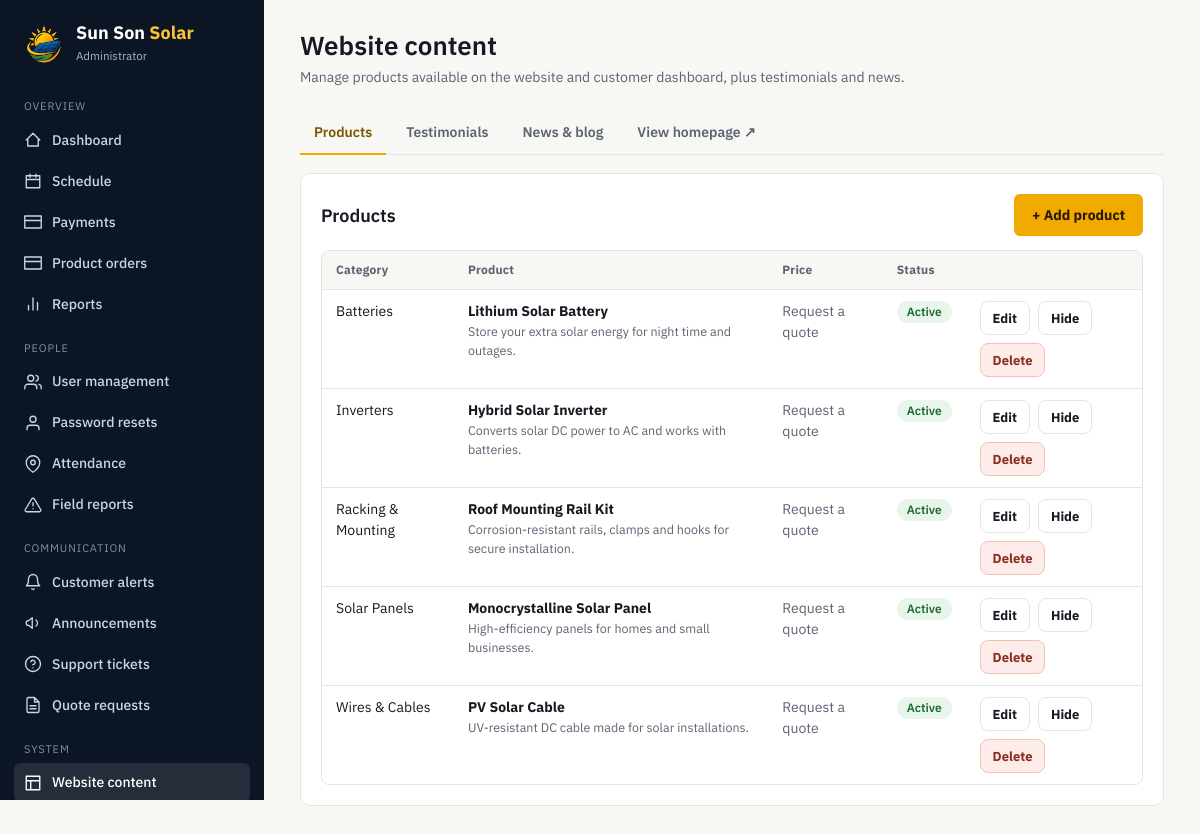
Page /admin_content.php (signed in) on the committed database.
### tables this page shows
CREATE TABLE products (
    id          INT UNSIGNED NOT NULL AUTO_INCREMENT PRIMARY KEY,
    category    VARCHAR(50)  NOT NULL,
    name        VARCHAR(120) NOT NULL,
    description VARCHAR(255) NOT NULL DEFAULT '',
    price       DECIMAL(10,2) NULL,
    is_active   TINYINT(1)   NOT NULL DEFAULT 1,
    created_at  TIMESTAMP    NOT NULL DEFAULT CURRENT_TIMESTAMP
);

### security.php (called while the page is built, shortened)
<?php
function e($value): string {
    return htmlspecialchars((string) $value, ENT_QUOTES, 'UTF-8');
}

### admin_content.php (the view, shortened to what this page needs)
<?php
require_once 'auth.php';
require_once 'layout.php';
$auth = require_auth(['admin']);
$tab = $_GET['tab'] ?? 'products';
$products = $conn->query('SELECT * FROM products ORDER BY category, name')->fetch_all(MYSQLI_ASSOC);
function content_toggle(string $action, int $id, bool $isOn, string $onLabel = 'Hide', string $offLabel = 'Show'): string {
    return '<form method="post" class="inline-form">' . csrf_field() . '<input type="hidden" name="action" value="' . e($action) . '"><input type="hidden" name="id" value="' . $id . '">'
        . '<button type="submit" class="button button-ghost button-sm">' . ($isOn ? $onLabel : $offLabel) . '</button></form>';
}
function content_delete(string $action, int $id): string {
    return '<form method="post" class="inline-form" data-confirm="Delete this permanently?">' . csrf_field() . '<input type="hidden" name="action" value="' . e($action) . '"><input type="hidden" name="id" value="' . $id . '">'
        . '<button type="submit" class="button button-danger button-sm">Delete</button></form>';
}
$json = fn(array $a) => e(json_encode($a, JSON_HEX_TAG | JSON_HEX_AMP | JSON_HEX_APOS | JSON_HEX_QUOT));
render_header($auth, 'Website content', 'admin_content.php', 'Manage products available on the website and customer dashboard, plus testimonials and news.');
?>
<div class="tabs">
  <a class="tab <?= $tab === 'products' ? 'active' : '' ?>" href="?tab=products">Products</a>
  <a class="tab <?= $tab === 'testimonials' ? 'active' : '' ?>" href="?tab=testimonials">Testimonials</a>
  <a class="tab <?= $tab === 'news' ? 'active' : '' ?>" href="?tab=news">News &amp; blog</a>
  <a class="tab" href="index.php" target="_blank" rel="noopener">View homepage ↗</a>
</div>
<?php if ($tab === 'products'): ?>
<div class="card">
  <div class="card-head"><h2>Products</h2><button class="button" type="button" data-open-modal="productModal" id="newProductBtn">+ Add product</button></div>
  <?php if (!$products): ?><div class="empty">No products yet.</div><?php else: ?>
  <div class="table-wrap"><table><thead><tr><th>Category</th><th>Product</th><th>Price</th><th>Status</th><th></th></tr></thead><tbody>
    <?php foreach ($products as $p): ?><tr>
      <td><?= e($p['category']) ?></td>
      <td><strong><?= e($p['name']) ?></strong><span class="sub"><?= e($p['description']) ?></span></td>
      <td><?= $p['price'] !== null ? e(peso($p['price'])) : '<span class="muted">Request a quote</span>' ?></td>
      <td><?= badge($p['is_active'] ? 'active' : 'inactive') ?></td>
      <td><div class="actions">
        <button type="button" class="button button-ghost button-sm js-edit-product" data-product="<?= $json(['id' => (int) $p['id'], 'category' => $p['category'], 'name' => $p['name'], 'description' => $p['description'], 'price' => $p['price']]) ?>">Edit</button>
        <?= content_toggle('toggle_product', (int) $p['id'], (bool) $p['is_active']) ?>
        <?= content_delete('delete_product', (int) $p['id']) ?>
      </div></td>
    </tr><?php endforeach; ?>
  </tbody></table></div><?php endif; ?>
</div>
<?php endif; ?>
<?php render_footer(); ?>

### layout.php (shortened to what this page needs)
<?php
require_once __DIR__ . '/functions.php';
function icon(string $name): string {
    static $paths = [
        'home' => 'M3 12l9-9 9 9M5 10v10h14V10',
        'calendar' => 'M3 5h18v16H3zM3 10h18M8 3v4M16 3v4',
        'bell' => 'M18 8a6 6 0 10-12 0c0 7-3 9-3 9h18s-3-2-3-9M13.7 21a2 2 0 01-3.4 0',
        'user' => 'M20 21v-2a4 4 0 00-4-4H8a4 4 0 00-4 4v2M12 11a4 4 0 100-8 4 4 0 000 8',
        'users' => 'M17 21v-2a4 4 0 00-4-4H5a4 4 0 00-4 4v2M9 11a4 4 0 100-8 4 4 0 000 8M23 21v-2a4 4 0 00-3-3.9M16 3.1a4 4 0 010 7.8',
        'history' => 'M12 8v4l3 2M3 12a9 9 0 109-9 9 9 0 00-6.4 2.6L3 8M3 3v5h5',
        'help' => 'M12 22a10 10 0 100-20 10 10 0 000 20M9.1 9a3 3 0 015.8 1c0 2-3 3-3 3M12 17h.01',
        'chart' => 'M18 20V10M12 20V4M6 20v-6',
        'cog' => 'M12 15a3 3 0 100-6 3 3 0 000 6M19.4 15a1.7 1.7 0 00.3 1.8l.1.1a2 2 0 11-2.8 2.8l-.1-.1a1.7 1.7 0 00-1.8-.3 1.7 1.7 0 00-1 1.5V21a2 2 0 11-4 0v-.1a1.7 1.7 0 00-1.1-1.5 1.7 1.7 0 00-1.8.3l-.1.1a2 2 0 11-2.8-2.8l.1-.1a1.7 1.7 0 00.3-1.8 1.7 1.7 0 00-1.5-1H3a2 2 0 110-4h.1a1.7 1.7 0 001.5-1.1 1.7 1.7 0 00-.3-1.8l-.1-.1a2 2 0 112.8-2.8l.1.1a1.7 1.7 0 001.8.3H9a1.7 1.7 0 001-1.5V3a2 2 0 114 0v.1a1.7 1.7 0 001 1.5 1.7 1.7 0 001.8-.3l.1-.1a2 2 0 112.8 2.8l-.1.1a1.7 1.7 0 00-.3 1.8V9a1.7 1.7 0 001.5 1H21a2 2 0 110 4h-.1a1.7 1.7 0 00-1.5 1z',
        'megaphone' => 'M3 11v2a2 2 0 002 2h1l5 4V5L6 9H5a2 2 0 00-2 2zM16 8a5 5 0 010 8',
        'alert' => 'M10.3 3.9L1.8 18a2 2 0 001.7 3h17a2 2 0 001.7-3L13.7 3.9a2 2 0 00-3.4 0zM12 9v4M12 17h.01',
        'pin' => 'M21 10c0 7-9 13-9 13S3 17 3 10a9 9 0 0118 0zM12 13a3 3 0 100-6 3 3 0 000 6',
        'card' => 'M1 4h22v16H1zM1 10h22',
        'file' => 'M14 2H6a2 2 0 00-2 2v16a2 2 0 002 2h12a2 2 0 002-2V8zM14 2v6h6M8 13h8M8 17h8',
        'layout' => 'M3 3h18v18H3zM3 9h18M9 21V9',
        'clipboard' => 'M16 4h2a2 2 0 012 2v14a2 2 0 01-2 2H6a2 2 0 01-2-2V6a2 2 0 012-2h2M9 2h6v4H9z',
        'logout' => 'M9 21H5a2 2 0 01-2-2V5a2 2 0 012-2h4M16 17l5-5-5-5M21 12H9',
        'menu' => 'M3 12h18M3 6h18M3 18h18',
    ];
    $d = $paths[$name] ?? $paths['home'];
    return '<svg viewBox="0 0 24 24" width="18" height="18" fill="none" stroke="currentColor" stroke-width="1.8" stroke-linecap="round" stroke-linejoin="round" aria-hidden="true"><path d="' . $d . '"/></svg>';
}
function nav_for_role(string $role): array {
    switch ($role) {
        case 'admin':
            return [
                'Overview' => [['admin_dashboard.php', 'Dashboard', 'home'], ['admin_schedule.php', 'Schedule', 'calendar'], ['admin_payments.php', 'Payments', 'card'], ['admin_product_orders.php', 'Product orders', 'card'], ['admin_reports.php', 'Reports', 'chart']],
                'People' => [['admin_users.php', 'User management', 'users'], ['admin_resets.php', 'Password resets', 'user'], ['admin_attendance.php', 'Attendance', 'pin'], ['admin_incidents.php', 'Field reports', 'alert']],
                'Communication' => [['admin_notifications.php', 'Customer alerts', 'bell'], ['admin_announcements.php', 'Announcements', 'megaphone'], ['admin_support.php', 'Support tickets', 'help'], ['admin_quotes.php', 'Quote requests', 'file']],
                'System' => [['admin_content.php', 'Website content', 'layout'], ['admin_settings.php', 'Settings', 'cog'], ['admin_activity.php', 'Activity log', 'clipboard'], ['admin_profile.php', 'My account', 'user']],
            ];
    }
}
function role_label(array $auth): string {
    switch ($auth['role']) {
        case 'admin': return 'Administrator';
    }
}
function render_header(array $auth, string $title, string $active, string $subtitle = ''): void {
    $nav = nav_for_role($auth['role']);
    ?>
<!DOCTYPE html>
<html lang="en">
<head>
<link rel="stylesheet" href="assets/app.css">
</head>
<body class="app">
<div class="shell">
  <aside class="sidebar" id="sidebar">
    <div class="side-brand">
      <img src="transL.png" alt="" width="44" height="44">
      <div><div class="brand-word-sm">Sun Son <span>Solar</span></div><div class="role-chip"><?= e(role_label($auth)) ?></div></div>
    </div>
    <nav class="side-nav" aria-label="Main">
      <?php foreach ($nav as $group => $items): ?>
        <?php if (count($nav) > 1): ?><div class="nav-group"><?= e($group) ?></div><?php endif; ?>
        <?php foreach ($items as $item): ?>
          <a href="<?= e($item[0]) ?>" class="nav-link <?= $item[0] === $active ? 'active' : '' ?>">
            <?= icon($item[2]) ?><span><?= e($item[1]) ?></span>
          </a>
        <?php endforeach; ?>
      <?php endforeach; ?>
    </nav>
  </aside>
  <div class="main-wrap">
    <header class="topbar">
      <div>
        <h1 class="page-title"><?= e($title) ?></h1>
        <?php if ($subtitle !== ''): ?><p class="page-sub"><?= e($subtitle) ?></p><?php endif; ?>
      </div>
    </header>
    <main class="content" id="content">
<?php
}
function render_footer(array $scripts = []): void {
    ?>
    </main>
  </div>
</div>
</body>
</html>
<?php
}

### functions.php (shortened to what this page needs)
<?php
function badge(string $status): string {
    $map = [
        'pending' => 'warn', 'approved' => 'ok', 'declined' => 'bad', 'completed' => 'done', 'cancelled' => 'muted',
        'confirmed' => 'ok', 'processing' => 'warn',
        'open' => 'warn', 'answered' => 'ok', 'closed' => 'muted',
        'new' => 'warn', 'reviewed' => 'ok', 'resolved' => 'done', 'contacted' => 'ok',
        'active' => 'ok', 'inactive' => 'muted', 'rejected' => 'bad',
        'normal' => 'muted', 'safety' => 'warn', 'urgent' => 'bad',
        'schedule' => 'ok', 'reminder' => 'warn', 'promotion' => 'done', 'system' => 'muted',
    ];
    $cls = $map[$status] ?? 'muted';
    return '<span class="badge badge-' . $cls . '">' . e(ucfirst($status)) . '</span>';
}

### assets/app.css (style rules this page uses)
:root { --navy-950:#0c1524; --navy-900:#101d31; --navy-800:#182a45; --gold-500:#f2a900; --gold-400:#ffc233; --amber-100:#fff3d9; --paper:#f7f7f4; --ink:#151a22; --ink-soft:#5b6472; --line:#e4e5e1; --danger-bg:#fdece9; --danger-ink:#8a2c1f; --ok-bg:#e7f5ea; --ok-ink:#1d6b34; --done-bg:#e6eefb; --done-ink:#23508f; --card:#fff; --radius:10px; font-family:'IBM Plex Sans',sans-serif; }
* { margin:0;padding:0;box-sizing:border-box; }
html { scroll-behavior:smooth; }
body.app { background:var(--paper);color:var(--ink);min-height:100vh;font-size:14.5px;line-height:1.5; }
a { color:#a26a00; }
h1,h2,h3 { font-family:'IBM Plex Sans',sans-serif; }
.shell { display:flex;min-height:100vh; }
.sidebar { position:sticky;top:0;align-self:flex-start;height:100vh;width:264px;flex-shrink:0; background:var(--navy-950); color:#fff;display:flex;flex-direction:column;padding:22px 14px 16px;overflow-y:auto;z-index:60; }
.side-brand { display:flex;align-items:center;gap:10px;padding:0 8px 18px; }
.side-brand img { width:44px;height:44px;object-fit:contain; }
.brand-word-sm { font-family:'IBM Plex Sans',sans-serif;font-weight:700;font-size:18px;line-height:1.1; }
.brand-word-sm span { color:var(--gold-400); }
.role-chip { margin-top:4px;font-size:11.5px;color:#a9b6c9; }
.side-nav { flex:1;display:flex;flex-direction:column;gap:2px; }
.nav-group { font-size:11px;letter-spacing:.08em;text-transform:uppercase;color:#7f8ea6;margin:14px 10px 4px; }
.nav-link { display:flex;align-items:center;gap:10px;padding:9px 10px;border-radius:6px;color:#cbd5e4;text-decoration:none;font-weight:500;font-size:14px; }
.nav-link.active { background:rgba(255,255,255,.1);color:#fff; }
.nav-link svg { flex-shrink:0; }
.main-wrap { flex:1;min-width:0;display:flex;flex-direction:column; }
.topbar { display:flex;align-items:center;gap:14px;padding:26px clamp(18px,3vw,40px) 6px; }
.page-title { font-size:26px;font-weight:600; }
.page-sub { color:var(--ink-soft);font-size:14px;margin-top:2px; }
.content { padding:18px clamp(18px,3vw,40px) 60px;max-width:1240px;width:100%; }
.card { background:var(--card);border:1px solid var(--line);border-radius:var(--radius);padding:20px;margin-bottom:20px; }
.card-head { display:flex;align-items:center;justify-content:space-between;gap:12px;flex-wrap:wrap;margin-bottom:14px; }
.card-head h2 { font-size:18px;font-weight:600; }
.muted { color:var(--ink-soft); }
.button { display:inline-flex;align-items:center;justify-content:center;gap:8px;border:none;border-radius:6px;height:42px;padding:0 18px;background:var(--gold-500);color:#241900;font:700 14px 'IBM Plex Sans',sans-serif;cursor:pointer;text-decoration:none; }
.button-ghost { background:#fff;border:1px solid var(--line);color:var(--ink);box-shadow:none; }
.button-danger { background:var(--danger-bg);color:var(--danger-ink);border:1px solid #f2c2b8;box-shadow:none; }
.button-sm { height:34px;padding:0 12px;font-size:13px;border-radius:8px; }
.actions { display:flex;gap:8px;flex-wrap:wrap;align-items:center; }
.inline-form { display:inline; }
.table-wrap { overflow-x:auto;border:1px solid var(--line);border-radius:8px; }
table { width:100%;border-collapse:collapse;background:#fff;font-size:14px; }
th { background:#f7f7f4;text-align:left;font-size:12px;letter-spacing:.02em;color:var(--ink-soft);padding:10px 14px;white-space:nowrap; }
td { padding:11px 14px;border-top:1px solid var(--line);vertical-align:top; }
td .sub { display:block;color:var(--ink-soft);font-size:12.5px; }
.badge { display:inline-block;padding:2px 10px;border-radius:999px;font-size:12px;font-weight:600;white-space:nowrap; }
.badge-ok { background:var(--ok-bg);color:var(--ok-ink); }
.tabs { display:flex;gap:6px;flex-wrap:wrap;margin-bottom:18px;border-bottom:1px solid var(--line); }
.tab { padding:10px 14px;border-radius:9px 9px 0 0;text-decoration:none;color:var(--ink-soft);font-weight:600;font-size:14px;border-bottom:2px solid transparent;margin-bottom:-1px; }
.tab.active { color:#7a5600;border-bottom-color:var(--gold-500); }

### rows in the picture
products: category "Batteries", name "Lithium Solar Battery", description "Store your extra solar energy for night time and outages.", shows "Request a quote"
products: category "Inverters", name "Hybrid Solar Inverter", description "Converts solar DC power to AC and works with batteries.", shows "Request a quote"
products: category "Racking & Mounting", name "Roof Mounting Rail Kit", description "Corrosion-resistant rails, clamps and hooks for secure installation.", shows "Request a quote"
products: category "Solar Panels", name "Monocrystalline Solar Panel", description "High-efficiency panels for homes and small businesses.", shows "Request a quote"
products: category "Wires & Cables", name "PV Solar Cable", description "UV-resistant DC cable made for solar installations.", shows "Request a quote"

### other values in the picture
role_label($auth) "Administrator"
$group "OVERVIEW"
$item[1] "Dashboard"
$item[1] "Schedule"
$item[1] "Payments"
$item[1] "Product orders"
$item[1] "Reports"
$group "PEOPLE"
$item[1] "User management"
$item[1] "Password resets"
$item[1] "Attendance"
$item[1] "Field reports"
$group "COMMUNICATION"
$item[1] "Customer alerts"
$item[1] "Announcements"
